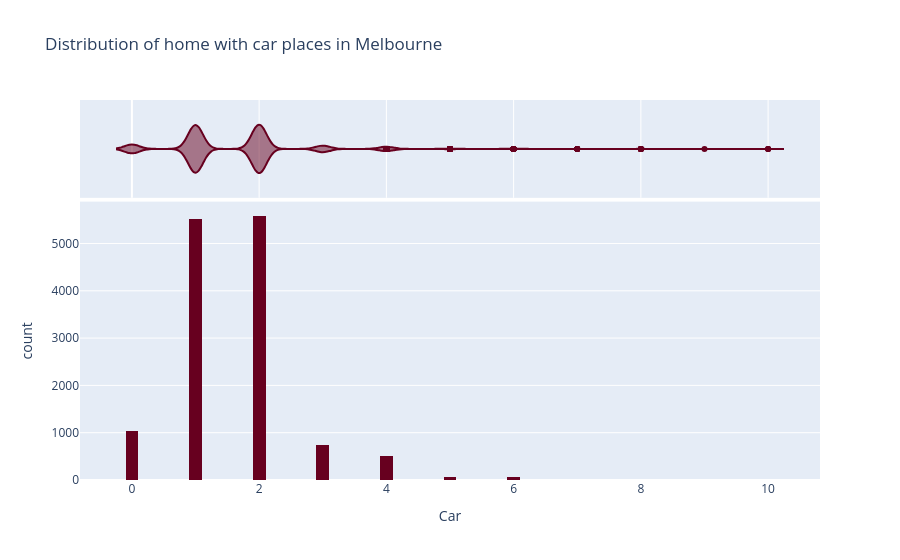

Notebook cell for this chart:
### Markdown cell above
### 1.9.1 Detección de correlaciones usando matrix plot

En este caso, el dataset fue recolectado para predecir el precio de las propiedades en función de características de las las propiedades y la localización geográfica. La variable Car tiene pocos datos faltantes, es razonable pensar que es un error de carga y no en la inexistencia del valor, pues cero en esta variable implica que la propiedad no tiene una cochera.

### Code cell
Car = melb_data.Car

fig = px.histogram(Car, nbins=100, labels={'value': 'Car', 'count': 'number of houses'},
                   marginal='violin', title='Distribution of home with car places in Melbourne',
                   color_discrete_sequence=px.colors.sequential.RdBu)

fig.update_layout(showlegend=False)

fig.show()

### Figure 1 — Plotly figure (JSON) as saved in the notebook; plotly's stock layout.template omitted (floating-point values rounded to 4 significant figures; data arrays with more than 128 entries replaced by an {"elided": "..."} marker saying what was removed)
{"data": [{"alignmentgroup": "True", "bingroup": "x", "hovertemplate": "variable=Car<br>Car=%{x}<br>count=%{y}<extra></extra>", "legendgroup": "Car", "marker": {"color": "rgb(103,0,31)", "pattern": {"shape": ""}}, "name": "Car", "nbinsx": 100, "offsetgroup": "Car", "orientation": "v", "showlegend": true, "x": {"elided": "13580 float values"}, "xaxis": "x", "yaxis": "y", "type": "histogram"}, {"alignmentgroup": "True", "hovertemplate": "variable=Car<br>Car=%{x}<extra></extra>", "legendgroup": "Car", "marker": {"color": "rgb(103,0,31)"}, "name": "Car", "offsetgroup": "Car", "scalegroup": "x", "showlegend": false, "x": {"elided": "13580 float values"}, "xaxis": "x2", "yaxis": "y2", "type": "violin"}], "layout": {"xaxis": {"anchor": "y", "domain": [0.0, 1.0], "title": {"text": "Car"}}, "yaxis": {"anchor": "x", "domain": [0.0, 0.7326], "title": {"text": "count"}}, "xaxis2": {"anchor": "y2", "domain": [0.0, 1.0], "matches": "x", "showticklabels": false, "showgrid": true}, "yaxis2": {"anchor": "x2", "domain": [0.7426, 1.0], "matches": "y2", "showticklabels": false, "showline": false, "ticks": "", "showgrid": false}, "legend": {"title": {"text": "variable"}, "tracegroupgap": 0}, "title": {"text": "Distribution of home with car places in Melbourne"}, "barmode": "relative", "showlegend": false}}
